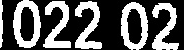
#> input picture pyQt5/小论文/afterCutImg.png, 184 x 50 px
$ python '2字符切割.py'
#> lines starting #> are read from the running program, lines starting #| are printed output that depends on the picture
import cv2
from scipy import signal
import matplotlib.pyplot as plt
import numpy as np
src=cv2.imread('afterCutImg.png',cv2.IMREAD_GRAYSCALE)
#> src is the input picture: shape (50, 184); min 0, max 255, mean 92.1
cv2.imshow('src',src)

#1.先将字符按照数量进行分类，进行不同的卷积核处理
h,w=src.shape
#> h = 50; w = 184
#反转二值化处理
bitwise=cv2.bitwise_not(src)
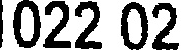
#> bitwise: shape (50, 184); min 0, max 255, mean 162.9
plt.imshow(bitwise)
cv2.imshow('bitwise',bitwise)
kernel=np.ones((h,15),dtype=np.float32)
result=signal.convolve2d(bitwise,kernel,'valid')
hist=result.ravel()
#> hist = 170 values, max 191204 at index 102, min 87501 at index 82, mean 119877.6
img1_4=bitwise[:,0:141]
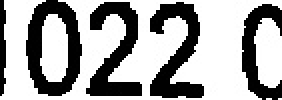
#> img1_4: shape (50, 141) (shown 2 times larger); min 0, max 255, mean 164.5
img2_10=bitwise[:,152:470]
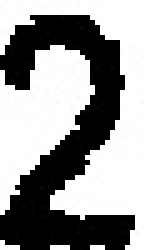
#> img2_10: shape (50, 32) (shown 5 times larger); min 0, max 255, mean 159.3
img3_1_L=bitwise[:,475:522]
#> img3_1_L = empty array
img4_1_L=bitwise[:,530:576]
#> img4_1_L = empty array
img5_6=bitwise[:,580:778]
#> img5_6 = empty array
img6_2=bitwise[:,783:w-1]
#> img6_2 = empty array
imgarr=[img1_4,img2_10,img3_1_L,img4_1_L,img5_6,img6_2]
for i in range(len(imgarr)):
    plt.subplot(2,3,i+1)
#> (the run stopped early here; a loop or call above may not have finished)
